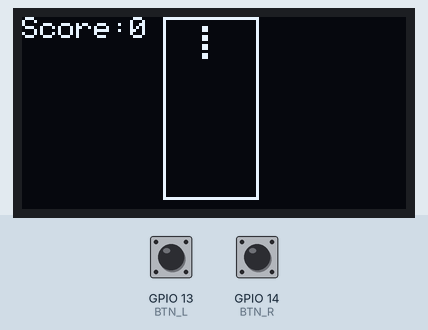
A sketch run on a simulated ESP32. Shown: 128×64 one-colour display. Inputs (shaded band) come from the test bench; at power-on: GPIO 13 (BTN_L) LOW, GPIO 14 (BTN_R) LOW. Random numbers use the default seed unless the sketch sets one.

Above: at 1.2 s.
1.3 s: GPIO 13 (BTN_L) pulled HIGH for 0.15 s
At 2.3 s:
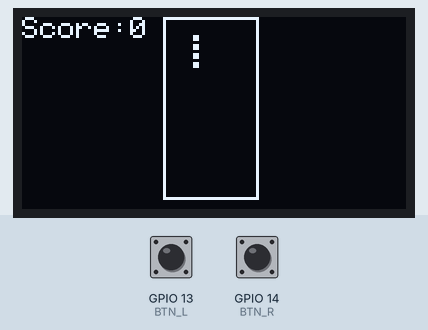
2.9 s: GPIO 14 (BTN_R) pulled HIGH for 0.15 s
At 3.9 s:
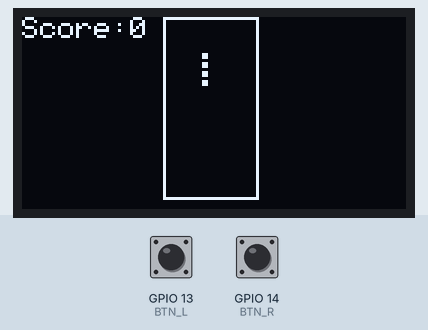
4.5 s: GPIO 13 (BTN_L) pulled HIGH for 1 s
At 6.5 s:
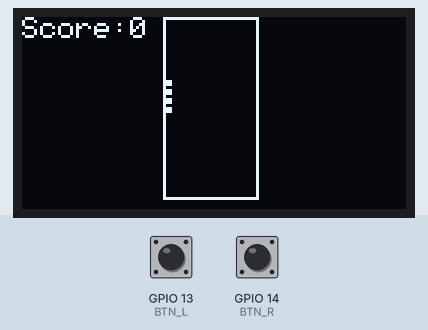
7.0 s: GPIO 14 (BTN_R) pulled HIGH for 1 s
At 9.0 s:
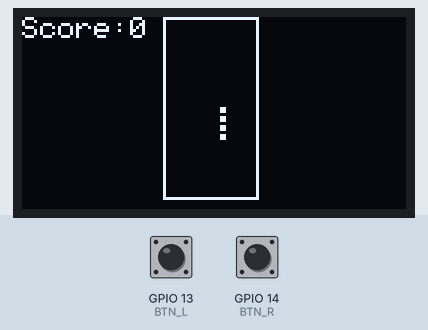
Timing chart, 0 to 10.5 s (numbered marks = the images above; inputs shaded):
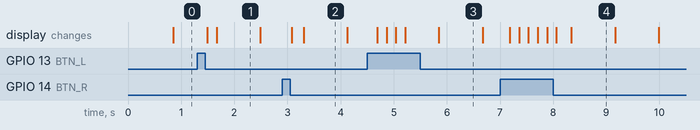

The sketch:

tetris.ino
```cpp
#include <Wire.h>
#include <Adafruit_GFX.h>
#include <Adafruit_SSD1306.h>

#define SCREEN_WIDTH 128
#define SCREEN_HEIGHT 64
#define OLED_ADDR 0x3C

// Buttons
#define BTN_L 13
#define BTN_R 14

Adafruit_SSD1306 display(SCREEN_WIDTH, SCREEN_HEIGHT, &Wire, -1);

// Tetris Constants
#define GRID_W 10
#define GRID_H 20
#define BLOCK_SIZE 3 // Smaller blocks to fit 64px height
#define OFFSET_X 48  // Center the grid on the 128px wide screen

bool grid[GRID_W][GRID_H] = {0};
int curX, curY, curType, curRot;
unsigned long lastDrop = 0;
int dropInterval = 800;
int score = 0;

// Tetromino Definitions (Simplified 4x4)
const uint16_t shapes[7][4] = {
  {0x4444, 0x0F00, 0x4444, 0x0F00}, // I
  {0x4460, 0x0E80, 0xC440, 0x2E00}, // L
  {0x44C0, 0x8E00, 0x6440, 0x0E20}, // J
  {0x0660, 0x0660, 0x0660, 0x0660}, // O
  {0x06C0, 0x8C40, 0x06C0, 0x8C40}, // S
  {0x0E40, 0x4C40, 0x4E00, 0x4640}, // T
  {0x0C60, 0x4C80, 0x0C60, 0x4C80}  // Z
};

bool checkCollision(int nx, int ny, int nr) {
  for (int i = 0; i < 4; i++) {
    for (int j = 0; j < 4; j++) {
      if (bitRead(shapes[curType][nr], 15 - (i * 4 + j))) {
        int gx = nx + j;
        int gy = ny + i;
        if (gx < 0 || gx >= GRID_W || gy >= GRID_H || (gy >= 0 && grid[gx][gy])) return true;
      }
    }
  }
  return false;
}

void spawn() {
  curX = GRID_W / 2 - 2; curY = 0;
  curType = random(7); curRot = 0;
  if (checkCollision(curX, curY, curRot)) {
    memset(grid, 0, sizeof(grid)); // Game Over - Clear board
    score = 0;
  }
}

void lockPiece() {
  for (int i = 0; i < 4; i++) {
    for (int j = 0; j < 4; j++) {
      if (bitRead(shapes[curType][curRot], 15 - (i * 4 + j))) {
        if (curY + i >= 0) grid[curX + j][curY + i] = 1;
      }
    }
  }
  // Clear Lines
  for (int i = GRID_H - 1; i >= 0; i--) {
    bool full = true;
    for (int j = 0; j < GRID_W; j++) if (!grid[j][i]) full = false;
    if (full) {
      score += 10;
      for (int k = i; k > 0; k--)
        for (int j = 0; j < GRID_W; j++) grid[j][k] = grid[j][k - 1];
      i++;
    }
  }
  spawn();
}

void setup() {
  Wire.begin(8, 9);
  pinMode(BTN_L, INPUT); pinMode(BTN_R, INPUT);
  display.begin(SSD1306_SWITCHCAPVCC, OLED_ADDR);
  display.clearDisplay();
  randomSeed(analogRead(0));
  spawn();
}

void loop() {
  bool l = digitalRead(BTN_L);
  bool r = digitalRead(BTN_R);

  // INPUT LOGIC
  if (l && r) { // Pull Down
    while (!checkCollision(curX, curY + 1, curRot)) curY++;
    lockPiece();
    delay(200);
  } else if (l) {
    if (!checkCollision(curX - 1, curY, curRot)) curX--;
    delay(150);
  } else if (r) {
    if (!checkCollision(curX + 1, curY, curRot)) curX++;
    delay(150);
  }

  // Auto Gravity
  if (millis() - lastDrop > dropInterval) {
    if (!checkCollision(curX, curY + 1, curRot)) curY++;
    else lockPiece();
    lastDrop = millis();
  }

  // RENDER
  display.clearDisplay();
  display.drawRect(OFFSET_X - 1, 0, (GRID_W * BLOCK_SIZE) + 2, (GRID_H * BLOCK_SIZE) + 1, SSD1306_WHITE);

  // Draw Locked Blocks
  for (int x = 0; x < GRID_W; x++)
    for (int y = 0; y < GRID_H; y++)
      if (grid[x][y]) display.fillRect(OFFSET_X + x * BLOCK_SIZE, y * BLOCK_SIZE, BLOCK_SIZE - 1, BLOCK_SIZE - 1, SSD1306_WHITE);

  // Draw Current Piece
  for (int i = 0; i < 4; i++)
    for (int j = 0; j < 4; j++)
      if (bitRead(shapes[curType][curRot], 15 - (i * 4 + j)))
        display.fillRect(OFFSET_X + (curX + j) * BLOCK_SIZE, (curY + i) * BLOCK_SIZE, BLOCK_SIZE - 1, BLOCK_SIZE - 1, SSD1306_WHITE);

  display.setCursor(0, 0); display.print("Score:"); display.print(score);
  display.display();
}
```
